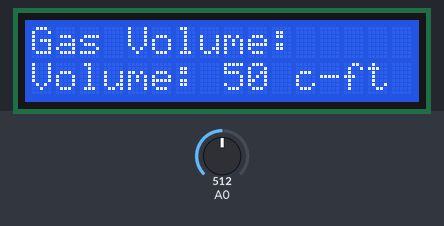
Bench run of a sketch on a simulated Arduino Uno, built with avr-gcc and run on an emulated ATmega328P. Parts: 16×2 character LCD. The test bench sets the inputs (shaded band); at power-on: A0 = 512. What the sketch prints to the serial monitor is not drawn.

Above: at 1.2 s.
1.3 s: A0 set to 716
At 1.9 s:
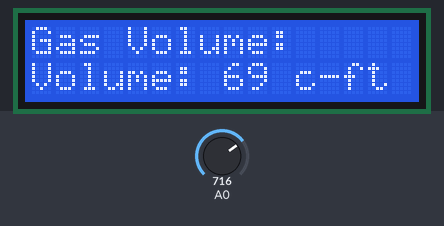
3.0 s: A0 set to 900
At 3.4 s:
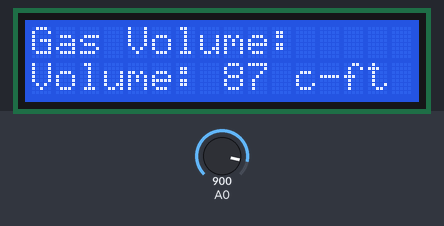
4.5 s: A0 set to 1023
At 4.9 s:
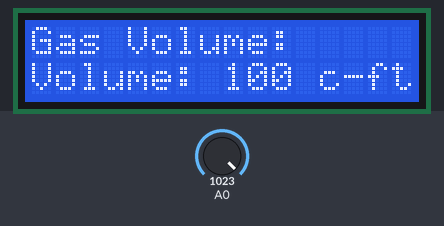
Timing chart, 0 to 7.5 s (numbered marks = the images above; inputs shaded):
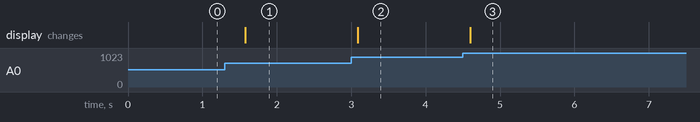

The sketch:

task1.ino
```cpp
#include <LiquidCrystal.h>

// Initialize the LCD (RS, E, D4-D7 pins)
LiquidCrystal lcd(12, 11, 2, 3, 4, 5);

void setup() {
  // Initialize the LCD
  lcd.begin(16, 2); // Set up the LCD as a 16x2 display
  lcd.setCursor(0, 0); // Set cursor to the first column, first row
  lcd.print("Gas Volume:"); // Print a test message on the first row

  // Initialize Serial Monitor
  Serial.begin(9600); // Start serial communication at 9600 baud rate
  Serial.println("System Initialized"); // Debug message
}

void loop() {
  // Read the potentiometer value (0 to 1023)
  int potValue = analogRead(A0);

  // Map potentiometer value to gas volume (0 to 100 cubic feet)
  int gasVolume = map(potValue, 0, 1023, 0, 100);

  // Display the mapped gas volume on the LCD
  lcd.setCursor(0, 1); // Move to the second row
  lcd.print("Volume: ");
  lcd.print(gasVolume); // Print the gas volume
  lcd.print(" c-ft  "); // Add unit

  // Print the readings to the Serial Monitor
  Serial.print("Potentiometer Value: ");
  Serial.print(potValue);
  Serial.print(" | Mapped Gas Volume: ");
  Serial.println(gasVolume);

  delay(500); // Small delay for stability
}
```

Measured:
- after the input at 1.3 s, the display: changes after 0.28 s (image 1)
- after the input at 3.0 s, the display: changes after 0.09 s (image 2)
- after the input at 4.5 s, the display: changes after 0.10 s (image 3)
